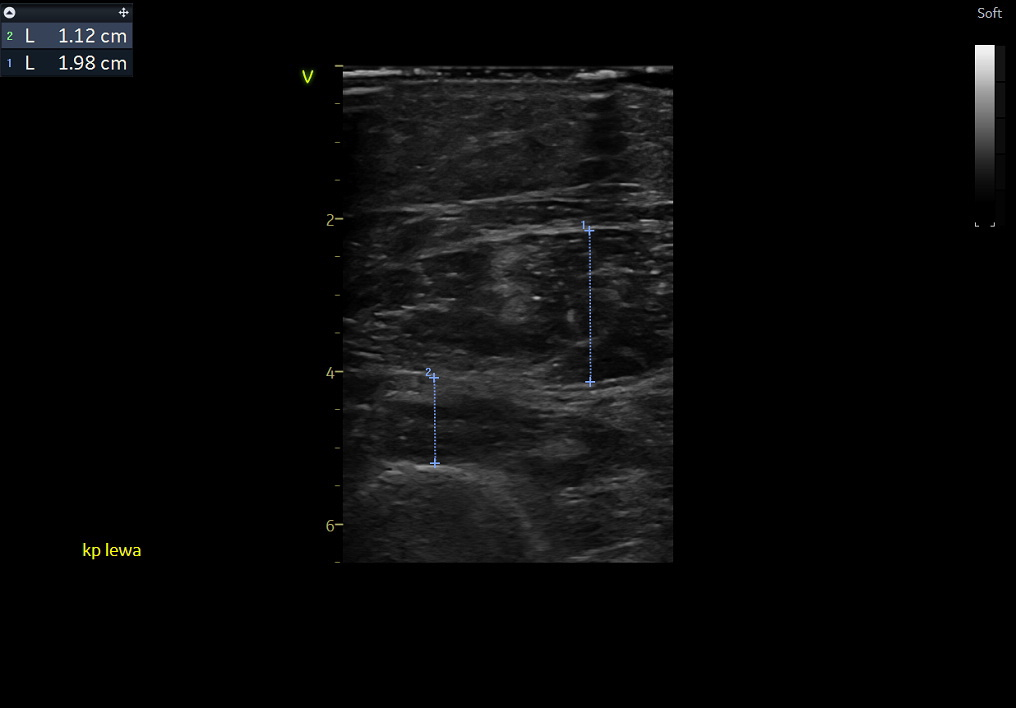
#> input picture sem6/wizyjne/lab2/usg/21.G.R 3.jpg, 1016 x 708 px; its folder holds only this picture in this run
$ jupyter execute --allow-errors lab2.ipynb
#> lines starting #> are read from the running program, lines starting #| are printed output that depends on the picture; after the words box and inside, x2 and y2 are one past the last pixel; in counts of white or black regions, pixels touching at a corner belong together
[cell 1]
import cv2
import numpy as np
import matplotlib.pyplot as plt
import os
from brisque.brisque import BRISQUE

[cell 2]
def load_image(path):
    img = cv2.imread(path)
    return cv2.cvtColor(img, cv2.COLOR_BGR2RGB)

def detect_blue_mask(image, mask_region):
    hsv = cv2.cvtColor(image, cv2.COLOR_RGB2HSV)

    lower_blue = np.array([90, 50, 50])
    upper_blue = np.array([140, 255, 255])

    mask = cv2.inRange(hsv, lower_blue, upper_blue)

    y1, x1, y2, x2 = mask_region
    mask_of_region = np.zeros((y2-y1, x2-x1), dtype=np.uint8)
    mask_of_region = mask[y1:y2, x1:x2]
    return mask_of_region

def inpaint_image(image, mask, method="telea", radius=3):
    if method == "telea":
        flag = cv2.INPAINT_TELEA
    else:
        flag = cv2.INPAINT_NS

    return cv2.inpaint(image, mask, radius, flag)

def pipeline(image_path, cuts, out_path):
#> called with image_path = 'usg/21.G.R 3.jpg', cuts = (65, 330, 147, 327), out_path = 'usg-out/21.G.R 3.jpg'
    image = load_image(image_path)
#> in load_image, img is the input picture: shape (708, 1016, 3); mean B, G, R 9.2, 9, 8.9

    y1 = cuts[0]
    x1 = cuts[1]
    y2 = image.shape[0]-cuts[2]
#> y2 = 561
    x2 = image.shape[1]-cuts[3]
#> x2 = 689
    mask_region = (y1, x1, y2, x2)
#> mask_region = (65, 330, 561, 689)
    mask = detect_blue_mask(image, mask_region)
#> in detect_blue_mask, `hsv = cv2.cvtColor(image, cv2.COLOR_RGB2HSV)`: hsv: shape (708, 1016, 3); mean H, S, V 2.8, 3.6, 9.3
#> in detect_blue_mask, `mask = cv2.inRange(hsv, lower_blue, upper_blue)`:
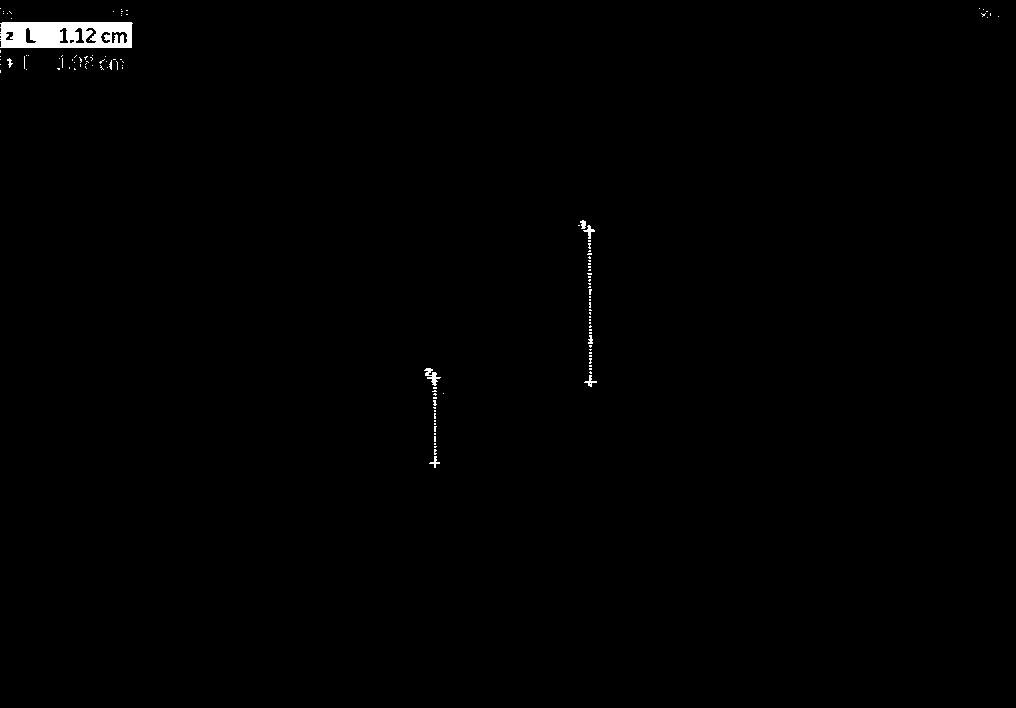
#> mask: shape (708, 1016); 0.54% white; 119 white regions (111 under 20 px), largest, box (x1, y1, x2, y2) and area: (0, 22, 133, 48) 2951, (424, 368, 441, 386) 124, (583, 225, 595, 239) 62
#> in detect_blue_mask, `mask_of_region = mask[y1:y2, x1:x2]`:
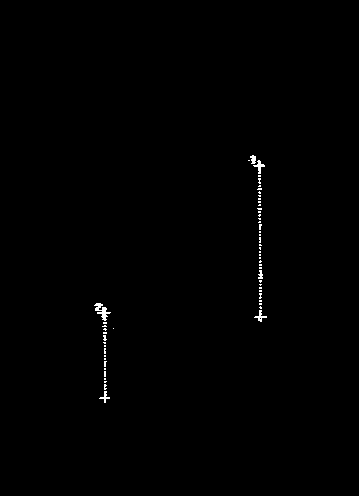
#> mask_of_region: shape (496, 359); 0.39% white in thin lines or dots, all inside (x1, y1, x2, y2) = (94, 155, 267, 403)
    image_cut = np.zeros((y2-y1, x2-x1), dtype=np.uint8)
    image_cut = image[y1:y2, x1:x2]
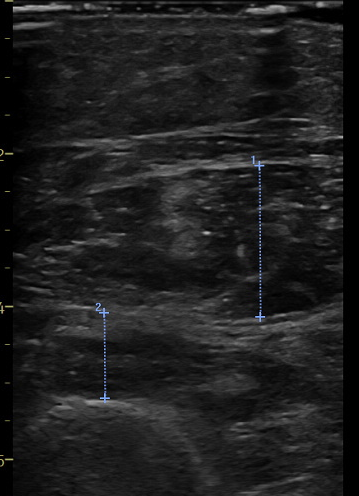
#> image_cut: shape (496, 359, 3); mean R, G, B 30.7, 30.7, 30.9

    result_telea = inpaint_image(image_cut, mask, method="telea", radius=3)
    result_ns = inpaint_image(image_cut, mask, method="ns", radius=3)

    score_telea = cv2.quality.QualityBRISQUE_compute(result_telea, "brisque_model.yml", "brisque_range.yml")
    score_ns = cv2.quality.QualityBRISQUE_compute(result_ns, "brisque_model.yml", "brisque_range.yml")
    print(f"BRISQUE Score (telea): {score_telea}")
    print(f"BRISQUE Score (ns): {score_ns}")

    plt.figure(figsize=(16,12))

    plt.subplot(2,2,1)
    plt.title(f"Obraz - {image_path}")
    plt.imshow(image)

    plt.subplot(2,2,2)
    plt.title("Maska (niebieskie)")
    plt.imshow(mask, cmap='gray')

    plt.subplot(2,2,3)
    plt.title("Inpainting - telea")
    plt.imshow(result_telea)

    plt.subplot(2,2,4)
    plt.title("Inpainting - ns")
    plt.imshow(result_ns)

    plt.show()

    cv2.imwrite(out_path, cv2.cvtColor(result_ns, cv2.COLOR_RGB2BGR))

$ run again, on sem6/wizyjne/lab2/usg/ROK.A.J 1.jpg
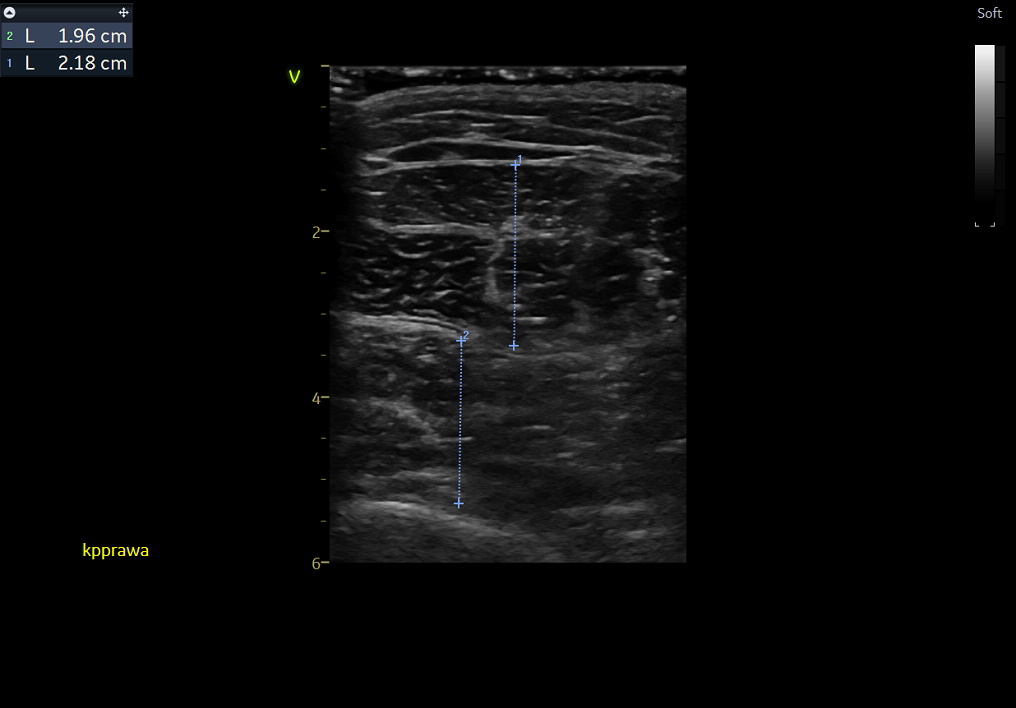
#> input picture sem6/wizyjne/lab2/usg/ROK.A.J 1.jpg, 1016 x 708 px
#> in load_image, img is the input picture: shape (708, 1016, 3); mean B, G, R 9.9, 9.7, 9.6
#> hsv: shape (708, 1016, 3); mean H, S, V 2.9, 3.5, 10
#> in detect_blue_mask, `mask = cv2.inRange(hsv, lower_blue, upper_blue)`:
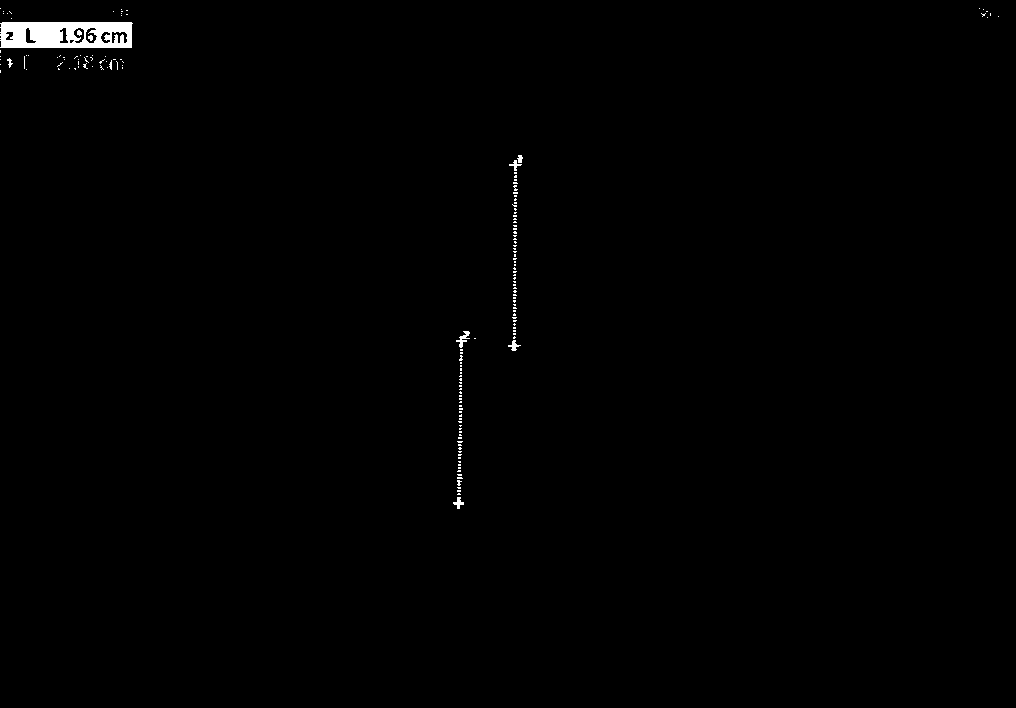
#> mask: shape (708, 1016); 0.56% white; 163 white regions (154 under 20 px), largest, box (x1, y1, x2, y2) and area: (0, 22, 133, 48) 2878, (456, 331, 470, 348) 94, (453, 497, 464, 509) 63
#> mask_of_region: shape (496, 359); 0.52% white in thin lines or dots, all inside (x1, y1, x2, y2) = (123, 90, 193, 444)
#> in pipeline, `image_cut = image[y1:y2, x1:x2]`:
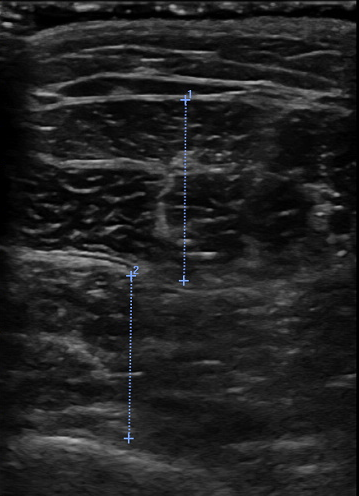
#> image_cut: shape (496, 359, 3); mean R, G, B 33.3, 33.4, 33.6
